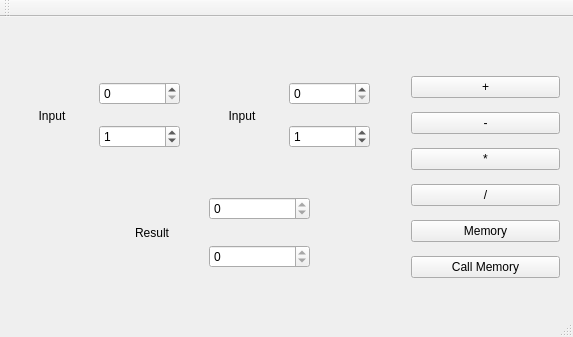
<?xml version="1.0" encoding="UTF-8"?>
<ui version="4.0">
 <class>Reciprocal</class>
 <widget class="QMainWindow" name="Reciprocal">
  <property name="geometry">
   <rect>
    <x>0</x>
    <y>0</y>
    <width>573</width>
    <height>337</height>
   </rect>
  </property>
  <property name="windowTitle">
   <string>Reciprocal</string>
  </property>
  <widget class="QWidget" name="centralWidget">
   <widget class="QWidget" name="horizontalLayoutWidget_2">
    <property name="geometry">
     <rect>
      <x>0</x>
      <y>40</y>
      <width>191</width>
      <height>117</height>
     </rect>
    </property>
    <layout class="QHBoxLayout" name="horizontalLayout_2">
     <item>
      <widget class="QLabel" name="label_2">
       <property name="text">
        <string>Input</string>
       </property>
       <property name="alignment">
        <set>Qt::AlignCenter</set>
       </property>
      </widget>
     </item>
     <item>
      <layout class="QVBoxLayout" name="verticalLayout_2">
       <item>
        <widget class="QSpinBox" name="numBox"/>
       </item>
       <item>
        <widget class="QSpinBox" name="denBox">
         <property name="value">
          <number>1</number>
         </property>
        </widget>
       </item>
      </layout>
     </item>
    </layout>
   </widget>
   <widget class="QWidget" name="horizontalLayoutWidget_3">
    <property name="geometry">
     <rect>
      <x>190</x>
      <y>40</y>
      <width>191</width>
      <height>117</height>
     </rect>
    </property>
    <layout class="QHBoxLayout" name="horizontalLayout_3">
     <item>
      <widget class="QLabel" name="label_3">
       <property name="text">
        <string>Input</string>
       </property>
       <property name="alignment">
        <set>Qt::AlignCenter</set>
       </property>
      </widget>
     </item>
     <item>
      <layout class="QVBoxLayout" name="verticalLayout_4">
       <item>
        <widget class="QSpinBox" name="numBox_2"/>
       </item>
       <item>
        <widget class="QSpinBox" name="denBox_2">
         <property name="readOnly">
          <bool>false</bool>
         </property>
         <property name="value">
          <number>1</number>
         </property>
        </widget>
       </item>
      </layout>
     </item>
    </layout>
   </widget>
   <widget class="QWidget" name="verticalLayoutWidget">
    <property name="geometry">
     <rect>
      <x>400</x>
      <y>40</y>
      <width>171</width>
      <height>241</height>
     </rect>
    </property>
    <layout class="QVBoxLayout" name="verticalLayout">
     <item>
      <widget class="QPushButton" name="addButton">
       <property name="text">
        <string>+</string>
       </property>
      </widget>
     </item>
     <item>
      <widget class="QPushButton" name="subtractButton">
       <property name="text">
        <string>-</string>
       </property>
      </widget>
     </item>
     <item>
      <widget class="QPushButton" name="multiplyButton">
       <property name="text">
        <string>*</string>
       </property>
      </widget>
     </item>
     <item>
      <widget class="QPushButton" name="divideButton">
       <property name="text">
        <string>/</string>
       </property>
      </widget>
     </item>
     <item>
      <widget class="QPushButton" name="memButton">
       <property name="text">
        <string>Memory</string>
       </property>
      </widget>
     </item>
     <item>
      <widget class="QPushButton" name="callMemButton">
       <property name="text">
        <string>Call Memory</string>
       </property>
      </widget>
     </item>
    </layout>
   </widget>
   <widget class="QWidget" name="horizontalLayoutWidget">
    <property name="geometry">
     <rect>
      <x>90</x>
      <y>150</y>
      <width>231</width>
      <height>131</height>
     </rect>
    </property>
    <layout class="QHBoxLayout" name="horizontalLayout">
     <item>
      <widget class="QLabel" name="label">
       <property name="text">
        <string>Result</string>
       </property>
       <property name="alignment">
        <set>Qt::AlignCenter</set>
       </property>
      </widget>
     </item>
     <item>
      <layout class="QVBoxLayout" name="verticalLayout_3">
       <item>
        <widget class="QSpinBox" name="rnumBox">
         <property name="readOnly">
          <bool>true</bool>
         </property>
        </widget>
       </item>
       <item>
        <widget class="QSpinBox" name="rdenBox">
         <property name="readOnly">
          <bool>true</bool>
         </property>
        </widget>
       </item>
      </layout>
     </item>
    </layout>
   </widget>
  </widget>
  <widget class="QMenuBar" name="menuBar">
   <property name="geometry">
    <rect>
     <x>0</x>
     <y>0</y>
     <width>573</width>
     <height>22</height>
    </rect>
   </property>
  </widget>
  <widget class="QToolBar" name="mainToolBar">
   <attribute name="toolBarArea">
    <enum>TopToolBarArea</enum>
   </attribute>
   <attribute name="toolBarBreak">
    <bool>false</bool>
   </attribute>
  </widget>
  <widget class="QStatusBar" name="statusBar"/>
 </widget>
 <layoutdefault spacing="6" margin="11"/>
 <resources/>
 <connections/>
</ui>
